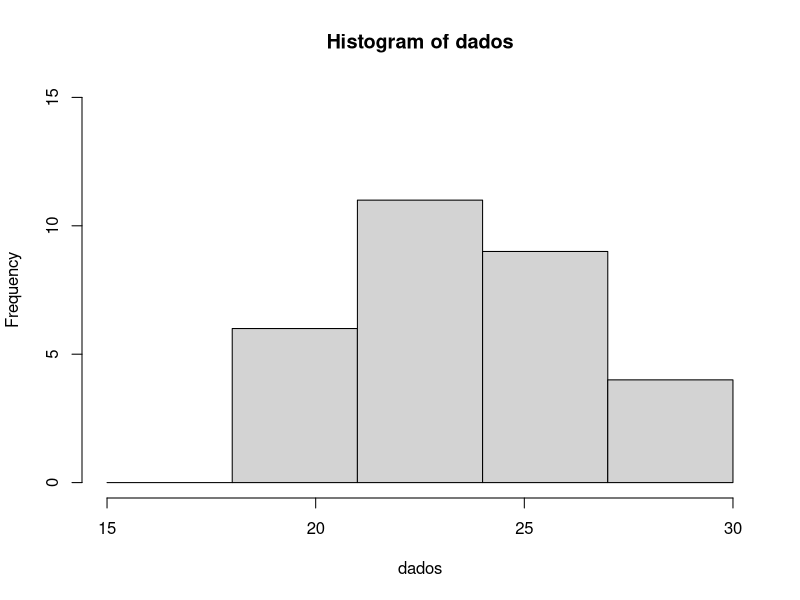
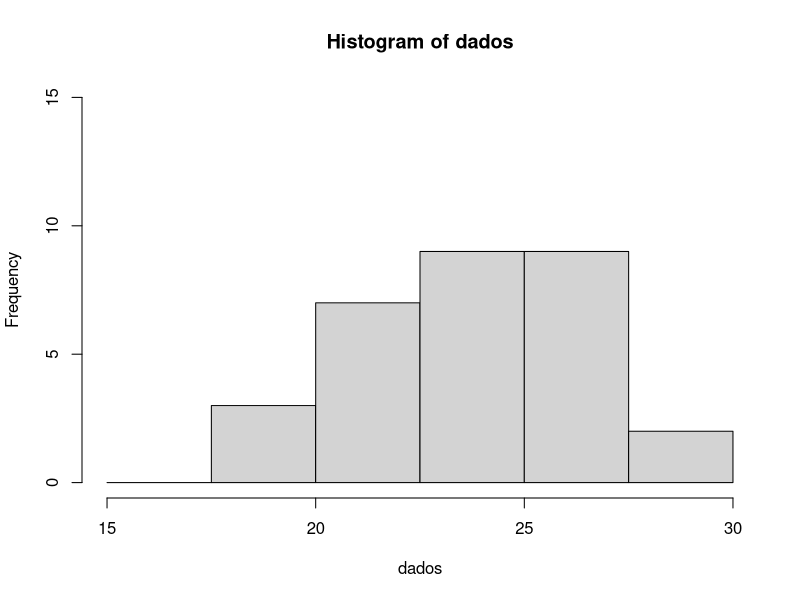
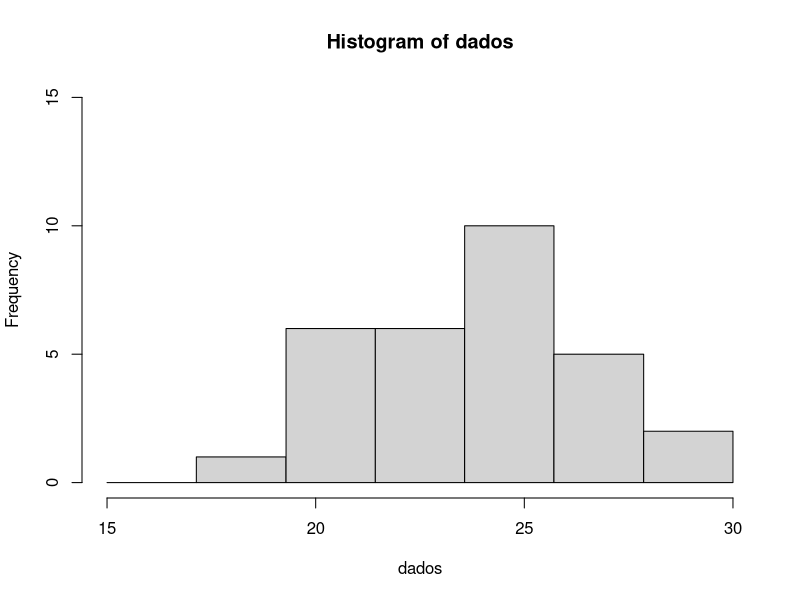
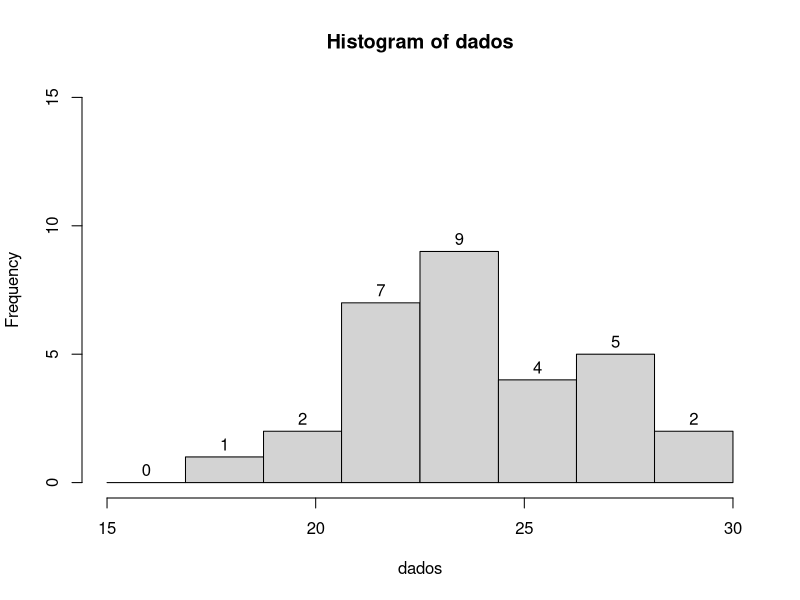

These charts were generated, in order, by the following R code:
### Arquivo de ajuda na prova

# ------ Verdades
# - Amostra é o conjunto formado por uma parcela dos elementos ou resultados sob investigação
# - A abordagem estatística envolvida ao generalizarmos resultados de uma amostra para toda 
#   uma população é chamada inferência estatística
# ------ Mentiras
# - Parâmetro é a medida usada para descrever uma característica numérica da população.
# - Temos o interesse na altura média dos jogadores de futebol profissional no Brasil. 
#   As alturas de todos os jogadores profissionais dos diversos clubes nacionais são medidas. 
#   Então, a média e o desvio padrão das alturas são calculadas. Dessa forma, se observou 
#   o censo dos jogadores profissionais
# - A abordagem estatística envolvida no processo usado para se obter uma parte representativa 
#   da população é chamada amostragem.
# - Suponha que todos os alunos de uma escola foram investigados com o objetivo de saber o seu
#   desempenho (bom, ruim e regular) nas aulas assíncronas de matemática. O resultado desta 
#   proporção foi de 36% para desempenho bom, o que representa um parâmetro



#################
# Obter a média, a mediana e o desvio-padrão
media.mediana.sd <- c(21,15,16,18,15,20,23,28,16,28,18)
summary(media.mediana.sd)
sd(media.mediana.sd)

#################
# Uso do histograma

dados <- c(18.7,19.8,19.9,20.7,21.0,21.0,21.2,22.1,22.1,22.5,
              23.3,23.3,23.4,23.7,23.8,23.9,24.0,24.1,24.2,25.2,
              25.4,25.5,25.6,26.4,26.4,27.0,27.3,27.4,28.6,29.1)
h <- hist(dados, freq = TRUE, breaks = c(15, 18, 21, 24, 27, 30) , xlim = c(15,30), ylim = c(0,15))
h <- hist(dados, freq = TRUE, breaks = c(15, 17.5, 20, 22.5, 25, 27.5, 30) , xlim = c(15,30), ylim = c(0,15))
h <- hist(dados, freq = TRUE, breaks = c(15, 17.14, 19.29, 21.43, 23.57, 25.71, 27.86, 30) , xlim = c(15,30), ylim = c(0,15))
h <- hist(dados, freq = TRUE, breaks = c(15, 16.88, 18.75, 20.62, 22.5, 24.38, 26.25, 28.12,30) , xlim = c(15,30), ylim = c(0,15))
text(h$mids,h$counts,labels=h$counts, adj=c(0.5, -0.5))

##################################

X <- c(15,22,23,19,21,22,18,20)
Y <- c(25,33,38,40,33,45,30,28)
m1 <- lm(Y ~ X)
summary(m1)

1.5+1.6250*20
37
